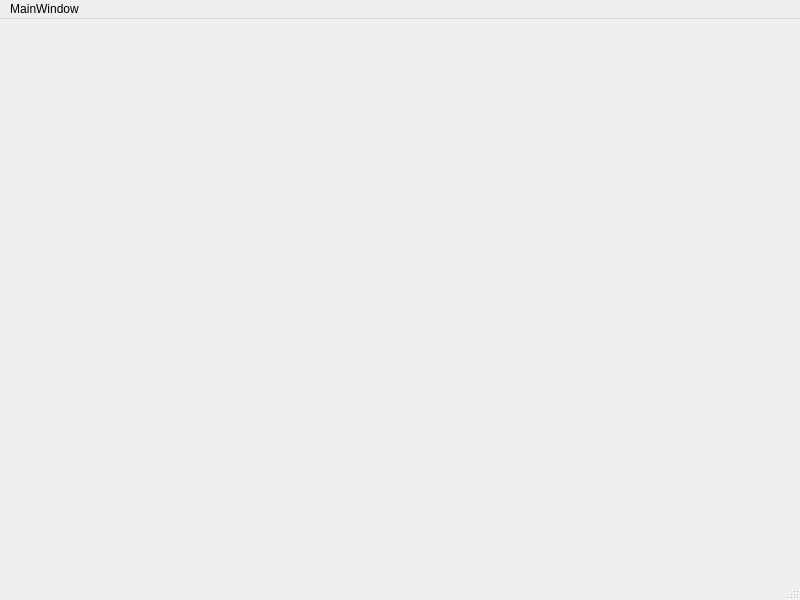
<?xml version="1.0" encoding="UTF-8"?>
<ui version="4.0">
 <class>MainWindow</class>
 <widget class="QMainWindow" name="MainWindow">
  <property name="geometry">
   <rect>
    <x>0</x>
    <y>0</y>
    <width>800</width>
    <height>600</height>
   </rect>
  </property>
  <property name="windowTitle">
   <string>MainWindow</string>
  </property>
  <widget class="QWidget" name="centralwidget"/>
  <widget class="QStatusBar" name="statusbar"/>
  <widget class="QMenuBar" name="menuBar">
   <property name="geometry">
    <rect>
     <x>0</x>
     <y>0</y>
     <width>800</width>
     <height>22</height>
    </rect>
   </property>
   <widget class="QMenu" name="menuMainWindow">
    <property name="title">
     <string>MainWindow</string>
    </property>
    <addaction name="separator"/>
   </widget>
   <addaction name="menuMainWindow"/>
  </widget>
 </widget>
 <resources/>
 <connections/>
</ui>
